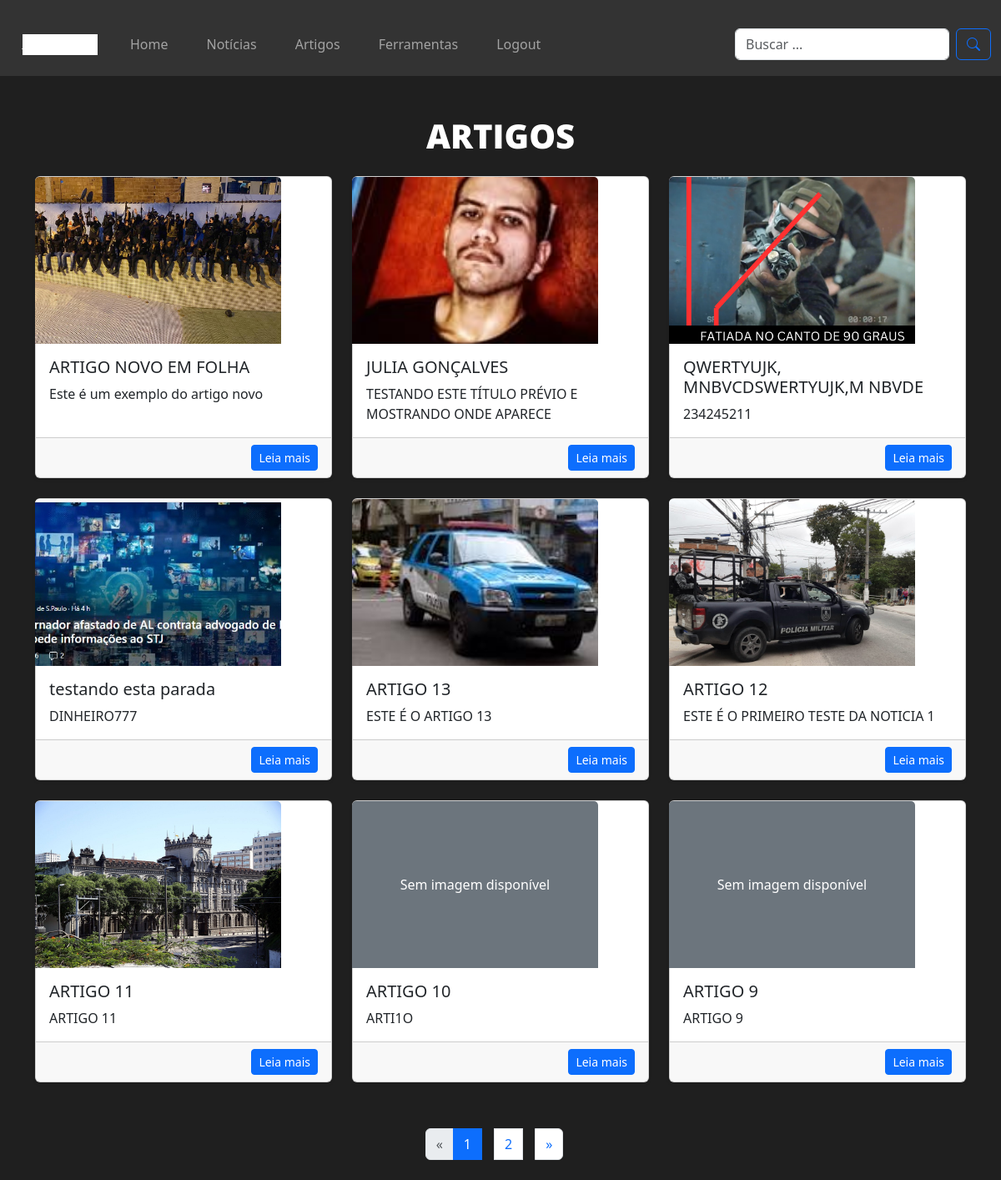
The app's page /artigos/ with its own data.
### crud/models.py (models this page shows, shortened)
class Artigo(models.Model):
    titulo = models.CharField(max_length=200)
    previo = models.CharField(max_length=70)
    conteudo = models.TextField()
    data_criacao = models.DateTimeField(auto_now_add=True)
    imagem = models.ImageField(upload_to='crud/', blank = True, null = True)
    tags = models.ManyToManyField('Tag', related_name='artigos', blank=True)

### crud/views.py (the view, shortened to what this page needs)
# urls.py: path('artigos/', ArtigoView.as_view(), name='artigos'),
class ArtigoView(ListView):
    model = Artigo
    template_name = 'html/artigos.html'
    context_object_name = 'artigos'
    paginate_by = 9
    def get_queryset(self):
        queryset = super().get_queryset().order_by('-data_criacao')
        search = self.request.GET.get('search')
        return queryset

### crud/templates/html/artigos.html (shortened to what this page needs)
{% extends 'html/base1.html' %}
{% block content%}
    <body style="background-color:#2d2b2c;">
        <link href="https://cdn.jsdelivr.net/npm/bootstrap-icons/font/bootstrap-icons.css" rel="stylesheet">
        <div class="container my-4" style=" border-radius:10px;">
            <h1 class="text-center" style="font-family: 'Open Sans', sans-serif; font-weight: 800; color:white; position:left;">ARTIGOS</h1>
            <div class="row mt-4">
                {% for artigo in artigos %}
                <div class="col-md-4 mb-4">
                    <div class="card h-100 shadow-sm">
                        {% if artigo.imagem %}
                        <img src="{{ artigo.imagem.url }}" class="card-img-top" alt="Imagem da notícia" >
                        {% else %}
                        <div class="card-img-top bg-secondary d-flex align-items-center justify-content-center text-white" style="width: 295px;height: 200px;object-fit: cover;margin-left: -1px;">
                            <span>Sem imagem disponível</span>
                        </div>
                        {% endif %}
                        <div class="card-body">
                            <h5 class="card-title">{{ artigo.titulo }}</h5>
                            <p class="card-text">{{ artigo.previo }}</p>
                        </div>
                        <div class="card-footer text-end">
                            <a href="{% url 'artigo_detail' artigo.id %}" class="btn btn-primary btn-sm">Leia mais</a>
                        </div>
                    </div>
                </div>
                {% endfor %}
            </div>
<nav>
    <ul class="pagination justify-content-center">
        {% if page_obj.has_previous %}
        <li class="page-item">
            <a class="page-link" href="?page={{ page_obj.previous_page_number }}" aria-label="Anterior">
                <span aria-hidden="true">&laquo;</span>
            </a>
        </li>
        {% else %}
        <li class="page-item disabled">
            <span class="page-link" aria-label="Anterior">
                <span aria-hidden="true">&laquo;</span>
            </span>
        </li>
        {% endif %}
        {% for num in page_obj.paginator.page_range %}
        <li class="page-item {% if num == page_obj.number %}active{% endif %}">
            <a class="page-link" href="?page={{ num }}">{{ num }}</a>
        </li>
        {% endfor %}
        {% if page_obj.has_next %}
        <li class="page-item">
            <a class="page-link" href="?page={{ page_obj.next_page_number }}" aria-label="Próximo">
                <span aria-hidden="true">&raquo;</span>
            </a>
        </li>
        {% else %}
        <li class="page-item disabled">
            <span class="page-link" aria-label="Próximo">
                <span aria-hidden="true">&raquo;</span>
            </span>
        </li>
        {% endif %}
    </ul>
</nav>
        </div>
    </body>
{%endblock%}

### crud/templates/html/base1.html (shortened to what this page needs)
{% load static %}
<html lang="pt-BR">
<head>
    <link href="https://cdn.jsdelivr.net/npm/bootstrap@5.3.0-alpha1/dist/css/bootstrap.min.css" rel="stylesheet">
    <link href="https://cdn.jsdelivr.net/npm/bootstrap@5.3.0/dist/css/bootstrap.min.css" rel="stylesheet">
</head>
<html lang="pt-BR">
<head>
    <link href="https://cdn.jsdelivr.net/npm/bootstrap@5.3.0-alpha1/dist/css/bootstrap.min.css" rel="stylesheet">
</head>
<body style="background-color: #1f1f1f;">
    <header>
        <nav class="navbar navbar-expand-lg navbar-dark bg-dark" style="--bs-bg-opacity: 1; background-color: rgb(51, 51, 51) !important;">
            <div class="container-fluid">
                <a class="navbar-brand" href="#" style="font-size:10px; margin-right:content-fit; background-color:#fff;">JORNAL MODERNO</a>
                <div class="collapse navbar-collapse" id="navbarNav">
                    <ul class="navbar-nav me-auto mb-2 mb-lg-0">
                            <li class="nav-item">
                                <a class="nav-link" href="/">Home</a>
                            </li>
                            <li class="nav-item">
                                <a class="nav-link" href="/noticias/">Notícias</a>
                            </li>
                            <li class="nav-item">
                                <a class="nav-link" href="/artigos/">Artigos</a>
                            </li>
                            <li class="nav-item">
                                <a class="nav-link" href="/ferramentas/">Ferramentas</a>
                            </li>
                            <li class="nav-item">
                                <a class="nav-link" href="/logout/">Logout</a>
                            </li>
                    </ul>
                    <form method="GET" action="/buscar/" class="d-flex">
                        <input
                            type="text"
                            name="search"
                            class="form-control me-2"
                            placeholder="Buscar ..."
                            aria-label="Buscar notícia"
                            value="">
                        <button class="btn btn-outline-primary" type="submit">
                            <i class="bi bi-search"></i>
                        </button>
                    </form>
                </div>
            </div>
        </nav>
    </header>
    <link href="https://cdn.jsdelivr.net/npm/bootstrap-icons/font/bootstrap-icons.css" rel="stylesheet">
<link href="https://cdn.jsdelivr.net/npm/bootstrap@5.3.0-alpha1/dist/css/bootstrap.min.css" rel="stylesheet">
<link href="https://cdn.jsdelivr.net/npm/bootstrap-icons/font/bootstrap-icons.css" rel="stylesheet">
<br>
{% block content %}{% endblock %}
</body>
</html>

### crud/templates/html/base1.html (style rules this page uses)
.card-img, .card-img-bottom, .card-img-top { width: 106.5%; margin-left:-9px; }
* { margin: 0; padding: 0; box-sizing: border-box; }
body { font-family: 'Roboto', sans-serif; background-color: #f4f4f4; color: #333; }
header { background-color: #333; color: #fff; padding: 10px 0; }
nav { text-align: center; margin-top: 15px; }
nav a { color: #fff; margin: 0 15px; text-decoration: none; font-weight: 500; }
.navbar-collapse { text-align: center; }

### crud/templates/html/artigos.html (style rules this page uses)
.card-img-top { width: 295px; height: 200px; object-fit: cover; margin-left: -1px; }

### records on screen
Artigo: imagem (picture), titulo "ARTIGO NOVO EM FOLHA", previo "Este é um exemplo do artigo novo"
Artigo: imagem (picture), titulo "JULIA GONÇALVES", previo "TESTANDO ESTE TÍTULO PRÉVIO E MOSTRANDO ONDE APARECE"
Artigo: imagem (picture), titulo "QWERTYUJK, MNBVCDSWERTYUJK,M NBVDE", previo "234245211"
Artigo: imagem (picture), titulo "testando esta parada", previo "DINHEIRO777"
Artigo: imagem (picture), titulo "ARTIGO 13", previo "ESTE É O ARTIGO 13"
Artigo: imagem (picture), titulo "ARTIGO 12", previo "ESTE É O PRIMEIRO TESTE DA NOTICIA 1"
Artigo: imagem (picture), titulo "ARTIGO 11", previo "ARTIGO 11"
Artigo: imagem "Sem imagem disponível", titulo "ARTIGO 10", previo "ARTI1O"
Artigo: imagem "Sem imagem disponível", titulo "ARTIGO 9", previo "ARTIGO 9"

### other values on screen
{{ num }} "1" "2"
